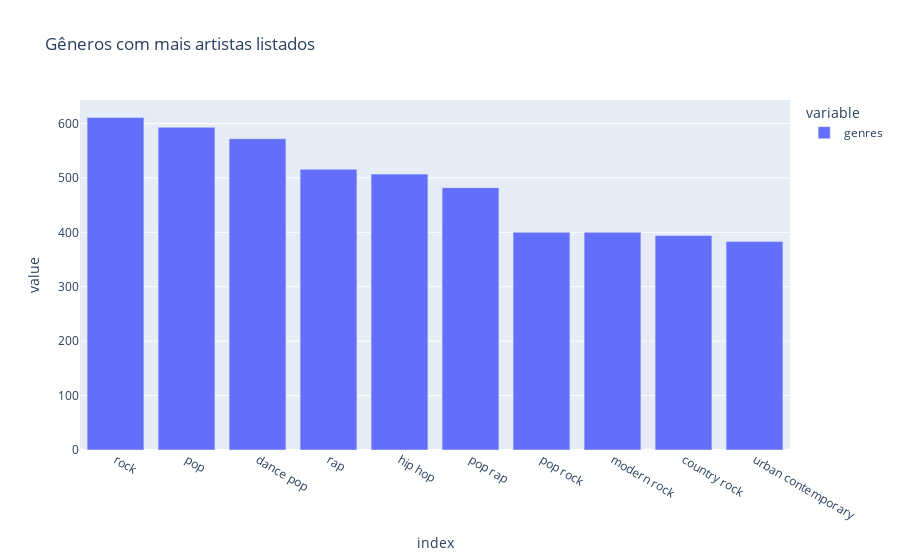

The notebook cell this image was saved under:
### Code cell
fig = px.bar(df.genres.value_counts()[:10], title='Gêneros com mais artistas listados')
fig.show()

### Figure 1 — Plotly figure (JSON) as saved in the notebook; plotly's stock layout.template omitted (floating-point values rounded to 4 significant figures)
{"data": [{"alignmentgroup": "True", "hovertemplate": "variable=genres<br>index=%{x}<br>value=%{y}<extra></extra>", "legendgroup": "genres", "marker": {"color": "#636efa", "pattern": {"shape": ""}}, "name": "genres", "offsetgroup": "genres", "orientation": "v", "showlegend": true, "textposition": "auto", "type": "bar", "x": ["rock", "pop", "dance pop", "rap", "hip hop", "pop rap", "pop rock", "modern rock", "country rock", "urban contemporary"], "xaxis": "x", "y": [611, 593, 572, 516, 507, 482, 400, 400, 394, 383], "yaxis": "y"}], "layout": {"barmode": "relative", "legend": {"title": {"text": "variable"}, "tracegroupgap": 0}, "title": {"text": "Gêneros com mais artistas listados"}, "xaxis": {"anchor": "y", "domain": [0, 1], "title": {"text": "index"}}, "yaxis": {"anchor": "x", "domain": [0, 1], "title": {"text": "value"}}}}
